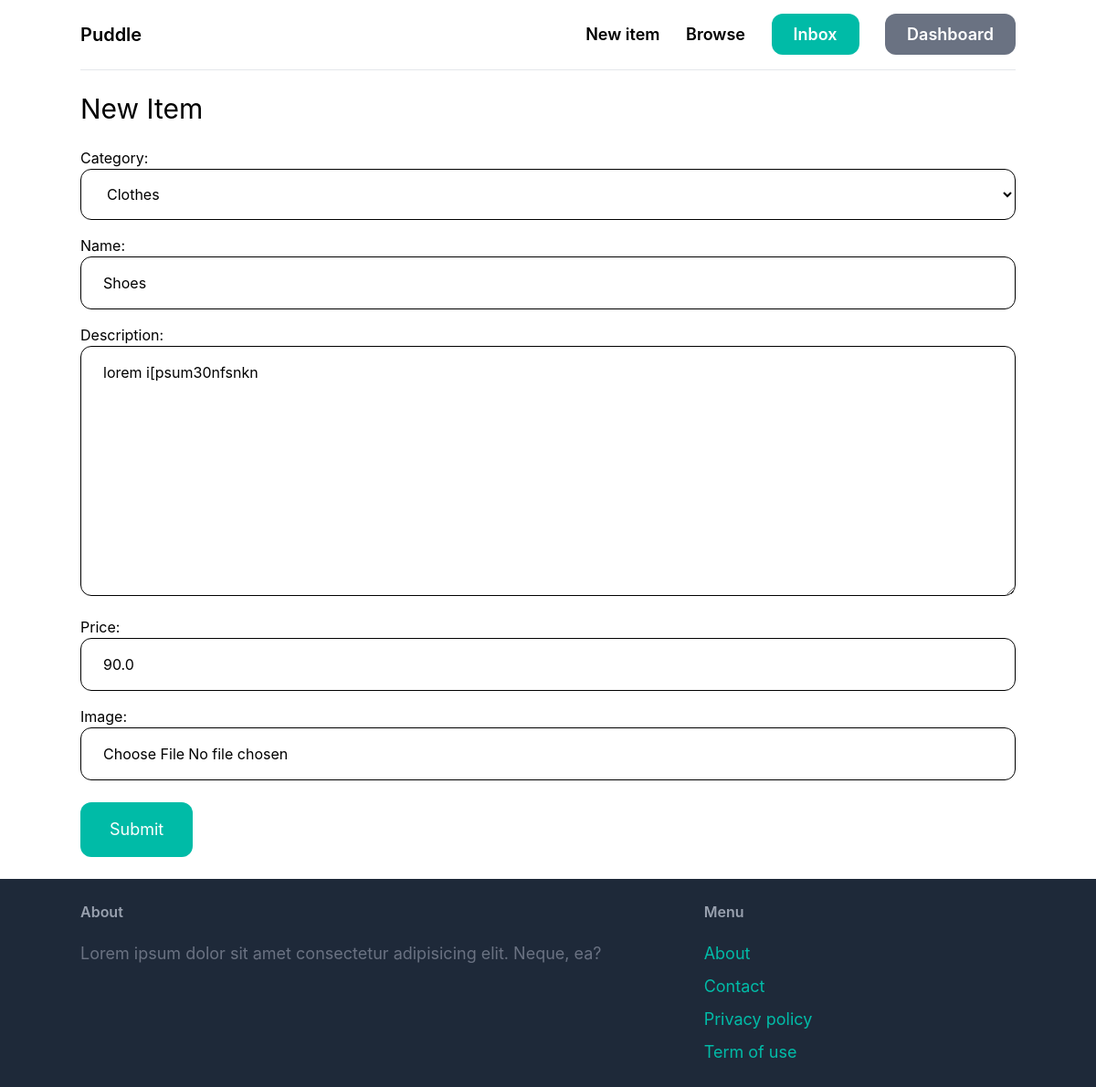
The page /Edit/2/ (signed in) on the database as committed earlier.
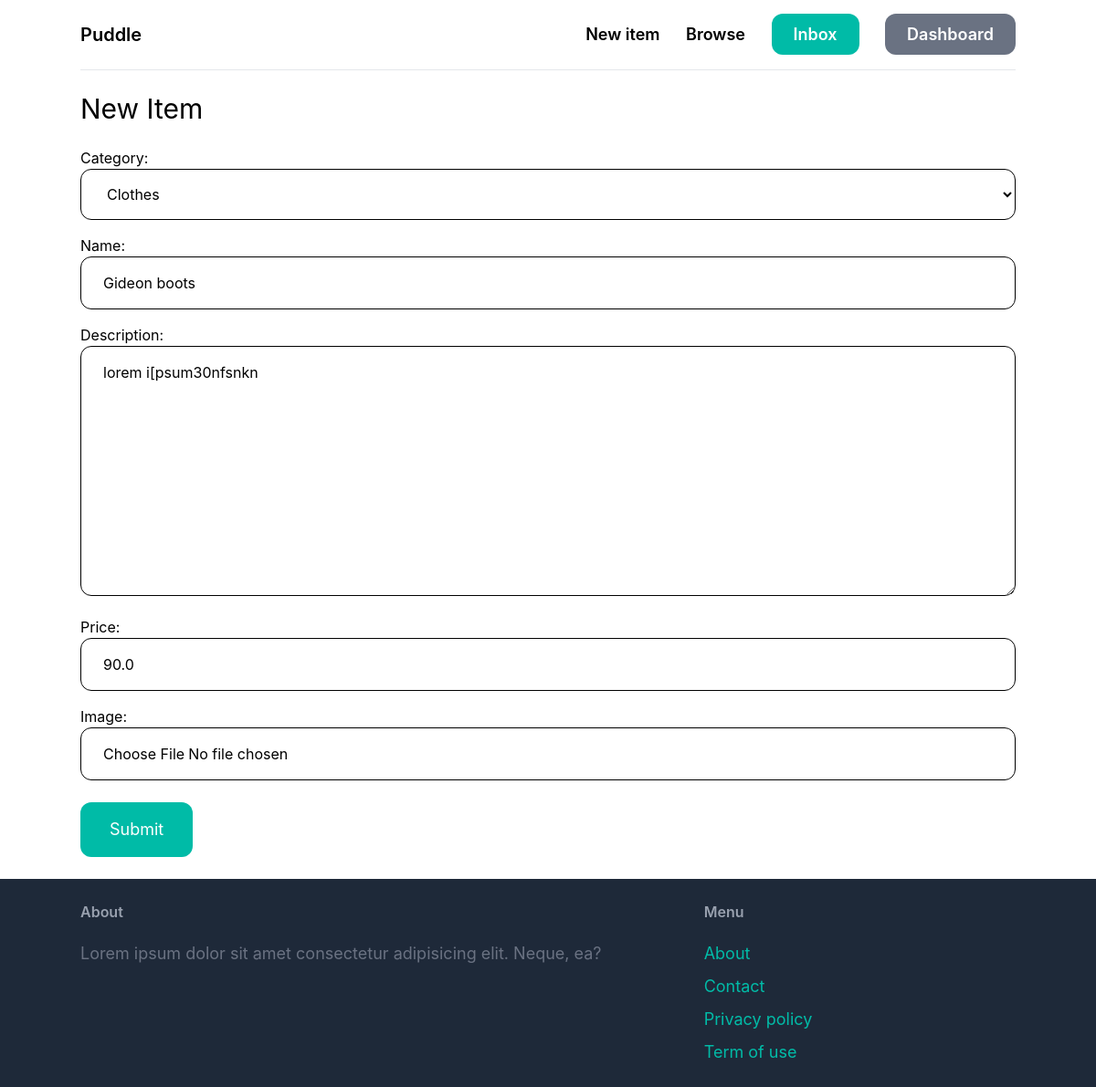
The same page on the database as committed later.
### core/models.py (models this page shows, shortened)
class Category(models.Model):
    name = models.CharField(max_length=100)
    class Meta:
        ordering = ('name',)
        verbose_name_plural = 'Categories'
    def __str__(self):
        return self.name

class Item(models.Model):
    category = models.ForeignKey(Category, related_name='items', on_delete=models.CASCADE)
    name = models.CharField(max_length=100)
    description = models.TextField(blank=True, null=True)
    price = models.FloatField()
    image = models.ImageField(upload_to='items_images', blank=True, null=True)
    is_sold = models.BooleanField(default=False)
    created_by = models.ForeignKey(User, related_name='items', on_delete=models.CASCADE)
    created_at = models.DateTimeField(auto_now_add=True)

### core/views.py (the view)
# urls.py: path('Edit/<int:pk>/', views.editItems, name='edit-item'),
@login_required
def editItems(request, pk):
    item = Item.objects.get(id=pk)
    form = NewItem(instance=item)
    if request.method =='POST':
        form = NewItem(request.POST, request.FILES, instance=item)
        if form.is_valid():
            form.save()
            return redirect('detail',pk=item.id )
    context ={
         "item":item,
         "form":form
     }
    return render(request, 'core/item_form.html', context)

### core/forms.py
class NewItem(forms.ModelForm):
    class Meta:
        model = Item
        fields = ('category','name','description','price','image')
        widgets = {
            'category' : forms.Select(attrs={
                'class' : INPUT_CLASSESs
            }),
            'name' : forms.TextInput(attrs={
                'class' : INPUT_CLASSESs
            }),
            'description' : forms.Textarea(attrs={
                'class' : INPUT_CLASSESs
            }),
            'price' : forms.TextInput(attrs={
                'class' : INPUT_CLASSESs
            }),
            'image' : forms.FileInput(attrs={
                'class' : INPUT_CLASSESs
            })
        }

### templates/core/item_form.html (shortened to what this page needs)
{% extends 'base.html' %}
{% block content %}
    <h1 class="mb-6 text-3xl">New Item</h1>
    <form method="POST" enctype="multipart/form-data">
        <div class="space-y-4">
            {{ form.as_p }}
        </div>
        <button class="mt-6 py-4 px-8 text-lg bg-teal-500 hover:bg-teal-700 rounded-xl text-white">Submit</button>
    </form>
{% endblock content %}

Rows that differ between the two databases and show on the page:
changed through a linked row, Category: name "Shoes" → "Gideon boots"
